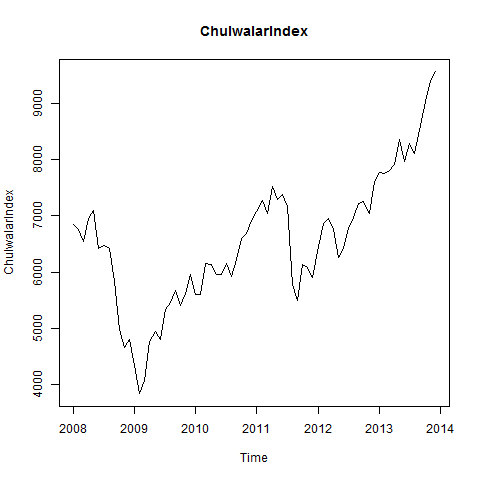

Reproduce this figure in R.
#Creates ChulwalarIndex plot

png("Plots/ChulwalarIndex_plot.png")
plot(ChulwalarIndex, main="ChulwalarIndex")
dev.off()